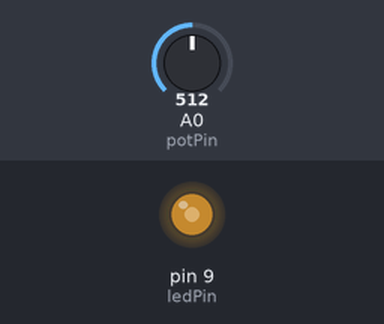
Recording of a sketch running on a simulated Arduino Uno, built with avr-gcc and run on an emulated ATmega328P. Parts: output pins drawn as LEDs (lit = HIGH). The inputs (shaded band) are chosen by the test bench; at power-on: A0 (potPin) = 512.

Above: at 1.2 s.
1.3 s: A0 (potPin) set to 716
At 2.4 s:
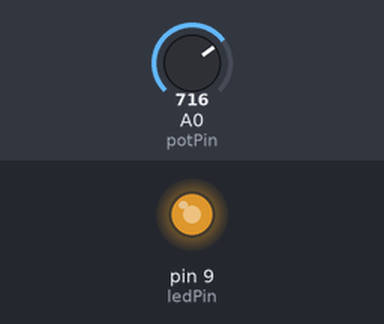
2.8 s: A0 (potPin) set to 900
At 3.6 s:
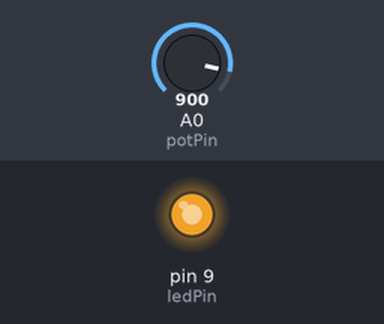
4.3 s: A0 (potPin) set to 122
At 4.7 s:
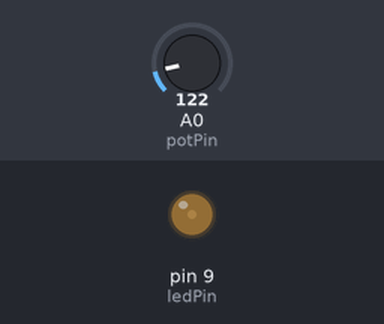
5.8 s: A0 (potPin) set to 0
At 7.0 s:
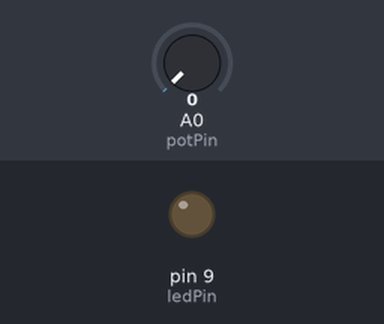
7.3 s: A0 (potPin) set to 511
At 8.2 s:
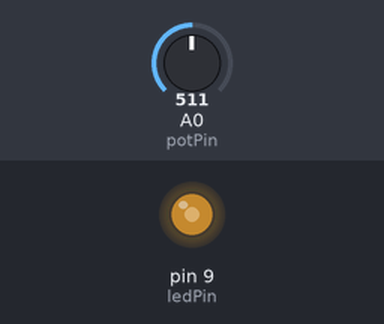
Timing chart, 0 to 9.8 s (numbered marks = the images above; inputs shaded):
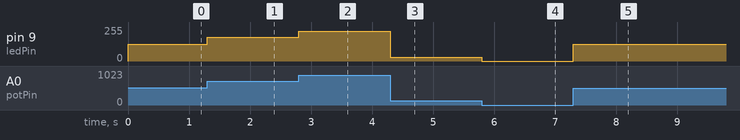

The sketch:

PotentiometerLEDBrightness.ino
```cpp
#define ledPin 9
#define potPin A0

void setup()
{
}

void loop()
{
  // read the value from the potentiometer.
  int potValue = analogRead(potPin);

  // map the value to PWM pin read. (PWM pins max value is 255)
  int brightness = map(potValue, 0, 1023, 0, 255);

  // write the mapped value to the LED.
  analogWrite(ledPin, brightness);
}
```

Measured:
- after the input at 1.3 s, pin 9 (ledPin): 127/255 → 178/255 at once
- after the input at 2.8 s, pin 9 (ledPin): 178/255 → 224/255 at once
- after the input at 4.3 s, pin 9 (ledPin): 224/255 → 30/255 at once
- after the input at 5.8 s, pin 9 (ledPin): 30/255 → 0/255 at once
- after the input at 7.3 s, pin 9 (ledPin): 0/255 → 127/255 at once
